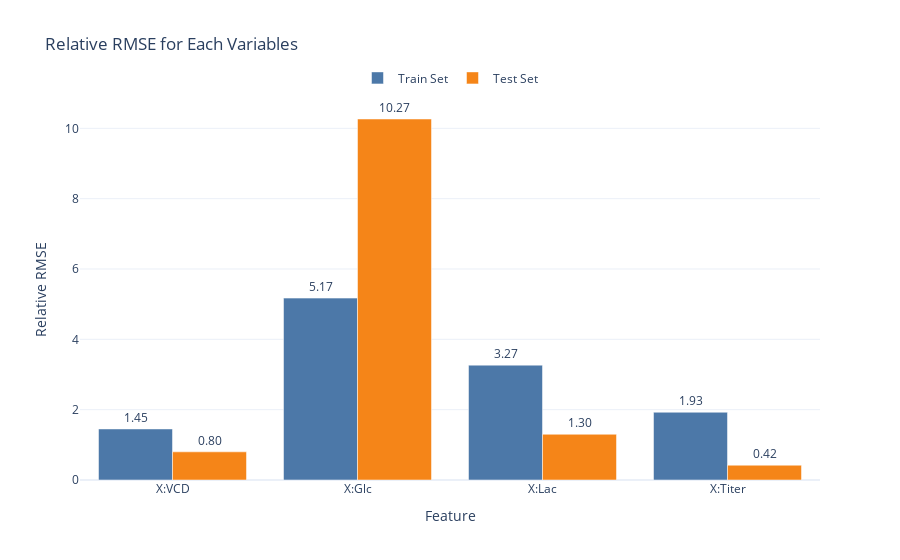

Notebook code for this chart:
### Code cell
plot_relative_rmse_by_variables(
    X,
    X_pred,
    X_test,
    X_test_pred,
    X_columns=X_columns,
)

### Figure 1 — Plotly figure (JSON) as saved in the notebook; plotly's stock layout.template omitted (floating-point values rounded to 4 significant figures)
{"data": [{"marker": {"color": "#4C78A8"}, "name": "Train Set", "text": ["1.45", "5.17", "3.27", "1.93"], "textposition": "outside", "type": "bar", "x": ["X:VCD", "X:Glc", "X:Lac", "X:Titer"], "y": [1.452, 5.172, 3.266, 1.927]}, {"marker": {"color": "#F58518"}, "name": "Test Set", "text": ["0.80", "10.27", "1.30", "0.42"], "textposition": "outside", "type": "bar", "x": ["X:VCD", "X:Glc", "X:Lac", "X:Titer"], "y": [0.801, 10.27, 1.301, 0.421]}], "layout": {"barmode": "group", "legend": {"orientation": "h", "x": 0.5, "xanchor": "center", "y": 1.02, "yanchor": "bottom"}, "title": {"text": "Relative RMSE for Each Variables"}, "xaxis": {"title": {"text": "Feature"}}, "yaxis": {"title": {"text": "Relative RMSE"}}}}
